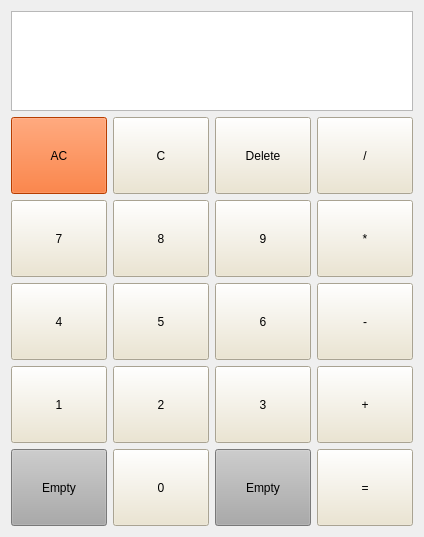
<?xml version="1.0" encoding="UTF-8"?>
<ui version="4.0">
 <class>Form</class>
 <widget class="QWidget" name="Form">
  <property name="geometry">
   <rect>
    <x>0</x>
    <y>0</y>
    <width>424</width>
    <height>537</height>
   </rect>
  </property>
  <property name="windowTitle">
   <string>Form</string>
  </property>
  <layout class="QVBoxLayout" name="verticalLayout_2">
   <item>
    <layout class="QVBoxLayout" name="verticalLayout">
     <item>
      <widget class="QTextEdit" name="textEdit">
       <property name="maximumSize">
        <size>
         <width>16777215</width>
         <height>100</height>
        </size>
       </property>
       <property name="styleSheet">
        <string notr="true">
font: 24pt &quot;Century Gothic&quot;;
</string>
       </property>
      </widget>
     </item>
     <item>
      <layout class="QVBoxLayout" name="verticalLayout_3">
       <item>
        <layout class="QHBoxLayout" name="horizontalLayout">
         <item>
          <widget class="QPushButton" name="pushButton_4">
           <property name="maximumSize">
            <size>
             <width>120</width>
             <height>120</height>
            </size>
           </property>
           <property name="styleSheet">
            <string notr="true">background-color: rgb(255, 85, 0);
font: 20pt &quot;Segoe UI&quot;;
</string>
           </property>
           <property name="text">
            <string>AC</string>
           </property>
          </widget>
         </item>
         <item>
          <widget class="QPushButton" name="pushButton_3">
           <property name="maximumSize">
            <size>
             <width>120</width>
             <height>120</height>
            </size>
           </property>
           <property name="styleSheet">
            <string notr="true">font: 28pt &quot;Century Gothic&quot;;
background-color: rgb(236, 228, 204);</string>
           </property>
           <property name="text">
            <string>C</string>
           </property>
          </widget>
         </item>
         <item>
          <widget class="QPushButton" name="pushButton_2">
           <property name="maximumSize">
            <size>
             <width>120</width>
             <height>120</height>
            </size>
           </property>
           <property name="styleSheet">
            <string notr="true">
font: 700 16pt &quot;Century Gothic&quot;;
background-color: rgb(236, 228, 204);</string>
           </property>
           <property name="text">
            <string>Delete</string>
           </property>
          </widget>
         </item>
         <item>
          <widget class="QPushButton" name="pushButton">
           <property name="maximumSize">
            <size>
             <width>120</width>
             <height>120</height>
            </size>
           </property>
           <property name="styleSheet">
            <string notr="true">font: 28pt &quot;Century Gothic&quot;;
background-color: rgb(236, 228, 204);</string>
           </property>
           <property name="text">
            <string>/</string>
           </property>
          </widget>
         </item>
        </layout>
       </item>
       <item>
        <layout class="QHBoxLayout" name="horizontalLayout_3">
         <item>
          <widget class="QPushButton" name="pushButton_8">
           <property name="maximumSize">
            <size>
             <width>120</width>
             <height>120</height>
            </size>
           </property>
           <property name="styleSheet">
            <string notr="true">font: 28pt &quot;Century Gothic&quot;;
background-color: rgb(236, 228, 204);</string>
           </property>
           <property name="text">
            <string>7</string>
           </property>
          </widget>
         </item>
         <item>
          <widget class="QPushButton" name="pushButton_7">
           <property name="maximumSize">
            <size>
             <width>120</width>
             <height>120</height>
            </size>
           </property>
           <property name="styleSheet">
            <string notr="true">font: 28pt &quot;Century Gothic&quot;;
background-color: rgb(236, 228, 204);</string>
           </property>
           <property name="text">
            <string>8</string>
           </property>
          </widget>
         </item>
         <item>
          <widget class="QPushButton" name="pushButton_6">
           <property name="maximumSize">
            <size>
             <width>120</width>
             <height>120</height>
            </size>
           </property>
           <property name="styleSheet">
            <string notr="true">font: 28pt &quot;Century Gothic&quot;;
background-color: rgb(236, 228, 204);</string>
           </property>
           <property name="text">
            <string>9</string>
           </property>
          </widget>
         </item>
         <item>
          <widget class="QPushButton" name="pushButton_5">
           <property name="maximumSize">
            <size>
             <width>120</width>
             <height>120</height>
            </size>
           </property>
           <property name="styleSheet">
            <string notr="true">font: 28pt &quot;Century Gothic&quot;;
background-color: rgb(236, 228, 204);</string>
           </property>
           <property name="text">
            <string>*</string>
           </property>
          </widget>
         </item>
        </layout>
       </item>
       <item>
        <layout class="QHBoxLayout" name="horizontalLayout_2">
         <item>
          <widget class="QPushButton" name="pushButton_12">
           <property name="maximumSize">
            <size>
             <width>120</width>
             <height>120</height>
            </size>
           </property>
           <property name="styleSheet">
            <string notr="true">font: 28pt &quot;Century Gothic&quot;;
background-color: rgb(236, 228, 204);</string>
           </property>
           <property name="text">
            <string>4</string>
           </property>
          </widget>
         </item>
         <item>
          <widget class="QPushButton" name="pushButton_11">
           <property name="maximumSize">
            <size>
             <width>120</width>
             <height>120</height>
            </size>
           </property>
           <property name="styleSheet">
            <string notr="true">font: 28pt &quot;Century Gothic&quot;;
background-color: rgb(236, 228, 204);</string>
           </property>
           <property name="text">
            <string>5</string>
           </property>
          </widget>
         </item>
         <item>
          <widget class="QPushButton" name="pushButton_10">
           <property name="maximumSize">
            <size>
             <width>120</width>
             <height>120</height>
            </size>
           </property>
           <property name="styleSheet">
            <string notr="true">font: 28pt &quot;Century Gothic&quot;;
background-color: rgb(236, 228, 204);</string>
           </property>
           <property name="text">
            <string>6</string>
           </property>
          </widget>
         </item>
         <item>
          <widget class="QPushButton" name="pushButton_9">
           <property name="maximumSize">
            <size>
             <width>120</width>
             <height>120</height>
            </size>
           </property>
           <property name="styleSheet">
            <string notr="true">font: 28pt &quot;Century Gothic&quot;;
background-color: rgb(236, 228, 204);</string>
           </property>
           <property name="text">
            <string>-</string>
           </property>
          </widget>
         </item>
        </layout>
       </item>
       <item>
        <layout class="QHBoxLayout" name="horizontalLayout_4">
         <item>
          <widget class="QPushButton" name="pushButton_16">
           <property name="maximumSize">
            <size>
             <width>120</width>
             <height>120</height>
            </size>
           </property>
           <property name="styleSheet">
            <string notr="true">font: 28pt &quot;Century Gothic&quot;;
background-color: rgb(236, 228, 204);</string>
           </property>
           <property name="text">
            <string>1</string>
           </property>
          </widget>
         </item>
         <item>
          <widget class="QPushButton" name="pushButton_15">
           <property name="maximumSize">
            <size>
             <width>120</width>
             <height>120</height>
            </size>
           </property>
           <property name="styleSheet">
            <string notr="true">font: 28pt &quot;Century Gothic&quot;;
background-color: rgb(236, 228, 204);</string>
           </property>
           <property name="text">
            <string>2</string>
           </property>
          </widget>
         </item>
         <item>
          <widget class="QPushButton" name="pushButton_14">
           <property name="maximumSize">
            <size>
             <width>120</width>
             <height>120</height>
            </size>
           </property>
           <property name="styleSheet">
            <string notr="true">font: 28pt &quot;Century Gothic&quot;;
background-color: rgb(236, 228, 204);</string>
           </property>
           <property name="text">
            <string>3</string>
           </property>
          </widget>
         </item>
         <item>
          <widget class="QPushButton" name="pushButton_13">
           <property name="maximumSize">
            <size>
             <width>120</width>
             <height>120</height>
            </size>
           </property>
           <property name="styleSheet">
            <string notr="true">font: 28pt &quot;Century Gothic&quot;;
background-color: rgb(236, 228, 204);</string>
           </property>
           <property name="text">
            <string>+</string>
           </property>
          </widget>
         </item>
        </layout>
       </item>
       <item>
        <layout class="QHBoxLayout" name="horizontalLayout_5">
         <item>
          <widget class="QPushButton" name="pushButton_19">
           <property name="maximumSize">
            <size>
             <width>120</width>
             <height>120</height>
            </size>
           </property>
           <property name="styleSheet">
            <string notr="true">background-color: rgb(170, 170, 170);</string>
           </property>
           <property name="text">
            <string>Empty</string>
           </property>
          </widget>
         </item>
         <item>
          <widget class="QPushButton" name="pushButton_20">
           <property name="maximumSize">
            <size>
             <width>120</width>
             <height>120</height>
            </size>
           </property>
           <property name="styleSheet">
            <string notr="true">font: 28pt &quot;Century Gothic&quot;;
background-color: rgb(236, 228, 204);</string>
           </property>
           <property name="text">
            <string>0</string>
           </property>
          </widget>
         </item>
         <item>
          <widget class="QPushButton" name="pushButton_18">
           <property name="maximumSize">
            <size>
             <width>120</width>
             <height>120</height>
            </size>
           </property>
           <property name="styleSheet">
            <string notr="true">background-color: rgb(170, 170, 170);</string>
           </property>
           <property name="text">
            <string>Empty</string>
           </property>
          </widget>
         </item>
         <item>
          <widget class="QPushButton" name="pushButton_17">
           <property name="maximumSize">
            <size>
             <width>120</width>
             <height>120</height>
            </size>
           </property>
           <property name="styleSheet">
            <string notr="true">font: 28pt &quot;Century Gothic&quot;;
background-color: rgb(236, 228, 204);</string>
           </property>
           <property name="text">
            <string>=</string>
           </property>
          </widget>
         </item>
        </layout>
       </item>
      </layout>
     </item>
    </layout>
   </item>
  </layout>
 </widget>
 <resources/>
 <connections/>
</ui>
